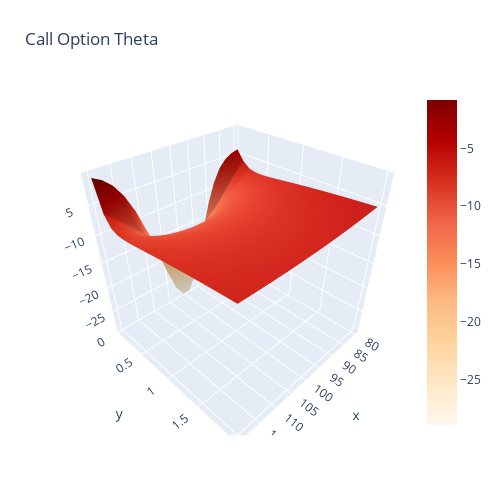

Notebook code for this chart:
### Code cell
fig = go.Figure(data=[go.Surface(z=Th, x=T, y=K, colorscale="OrRd")])
fig.update_layout(title='Call Option Theta', autosize=False,
                  width=500, height=500,
                  margin=dict(l=65, r=50, b=65, t=90))
fig.show()

### Figure 1 — Plotly figure (JSON) as saved in the notebook; plotly's stock layout.template omitted (floating-point values rounded to 4 significant figures; data arrays with more than 128 entries replaced by an {"elided": "..."} marker saying what was removed)
{"data": [{"colorscale": [[0, "rgb(255,247,236)"], [0.125, "rgb(254,232,200)"], [0.25, "rgb(253,212,158)"], [0.375, "rgb(253,187,132)"], [0.5, "rgb(252,141,89)"], [0.625, "rgb(239,101,72)"], [0.75, "rgb(215,48,31)"], [0.875, "rgb(179,0,0)"], [1, "rgb(127,0,0)"]], "type": "surface", "x": {"elided": "20x20 float values"}, "y": {"elided": "20x20 float values"}, "z": {"elided": "20x20 float values"}}], "layout": {"autosize": false, "height": 500, "margin": {"b": 65, "l": 65, "r": 50, "t": 90}, "title": {"text": "Call Option Theta"}, "width": 500}}
